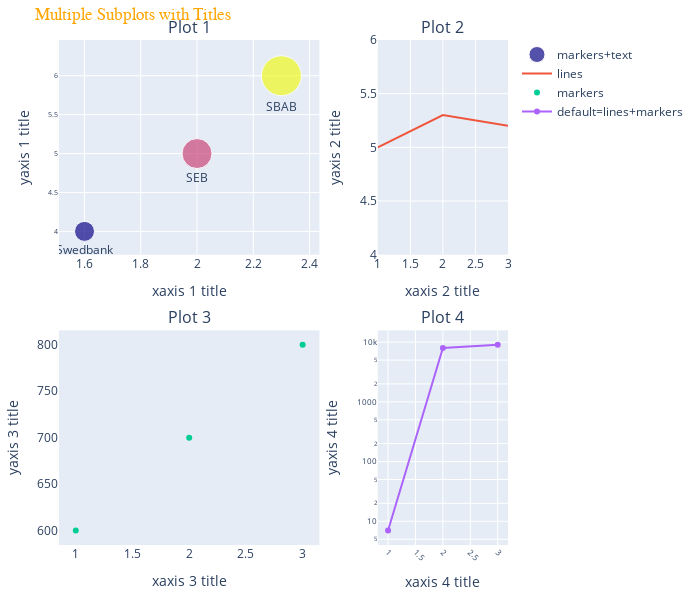

This figure's notebook cell:
### Markdown cell above
Pls see the official documentation for more details: \
Subplots, https://plotly.com/python-api-reference/plotly.subplots.html \
Graph Objects, https://plotly.com/python-api-reference/plotly.graph_objects.html \
Plotly Express, https://plotly.com/python-api-reference/plotly.express.html

### Code cell
from plotly.subplots import make_subplots
import plotly.graph_objects as go

import numpy as np

fig = make_subplots(
    rows=2, cols=2,
    #shared_xaxes=True,
    shared_yaxes = False,
    vertical_spacing=0.15,
    horizontal_spacing=0.13,
    column_widths=[0.6, 0.3], #specify the size of first and second column
    subplot_titles=("Plot 1", "Plot 2", "Plot 3", "Plot 4"))

fig.add_trace(go.Scatter(
        x=[1.6, 2, 2.3],
        y=[4, 5, 6],
        mode="markers+text",
        text=["Swedbank", "SEB", "SBAB"], #annotations
        textposition="bottom center",
        name="markers+text",
        marker=dict(size=[20, 30, 40],color=[0, 1, 2]) #change the size and color of marker
    ),row=1, col=1)

fig.add_trace(go.Scatter(x=[1, 2, 3], y=[5, 5.3, 5.2], 
                         mode="lines", 
                         name="lines",
                         marker=dict(line_width=5)
                         ), row=1, col=2)
fig.add_trace(go.Scatter(x=[1, 2, 3], y=[600, 700, 800], mode='markers', name="markers"), row=2, col=1)
fig.add_trace(go.Scatter(x=[1, 2, 3], y=[7, 8000, 9000], name="default=lines+markers"), row=2, col=2)

# Update xaxis properties
fig.update_xaxes(title_text="xaxis 1 title", row=1, col=1)
fig.update_xaxes(title_text="xaxis 2 title", row=1, col=2)
fig.update_xaxes(title_text="xaxis 3 title", 
                 showgrid=False # ta bort rutor vid behov
                 , row=2, col=1)
fig.update_xaxes(title_text="xaxis 4 title", 
                 tickfont_size=8, #ändra storlek på ticks
                 tickangle=45, # ändra vinkel på ticks
                 row=2, col=2)

# Update yaxis properties
fig.update_yaxes(title_text="yaxis 1 title", row=1, col=1)
fig.update_yaxes(title_text="yaxis 2 title", range=[4, 6], row=1, col=2)
fig.update_yaxes(title_text="yaxis 3 title", showgrid=False, row=2, col=1)
fig.update_yaxes(title_text="yaxis 4 title", 
                 tickfont_size=8, 
                 type="log", row=2, col=2)

fig.update_layout(height=600, width=700,
                  margin=dict(l=20, r=20, t=40, b=20),
                  title_text="Multiple Subplots with Titles",
                  #font_family="Verdana",
                  #font_color="blue",
                  title_font_family="Calibri",
                  title_font_color="orange",
                  legend_title_font_color="green",
                  yaxis = dict(tickfont = dict(size=7))
                  #showlegend=False
                  )

fig.show()
#fig.write_image("subplots_with_customized_details.png")

### Figure 1 — Plotly figure (JSON) as saved in the notebook; plotly's stock layout.template omitted (floating-point values rounded to 4 significant figures)
{"data": [{"marker": {"color": [0, 1, 2], "size": [20, 30, 40]}, "mode": "markers+text", "name": "markers+text", "text": ["Swedbank", "SEB", "SBAB"], "textposition": "bottom center", "type": "scatter", "x": [1.6, 2, 2.3], "xaxis": "x", "y": [4, 5, 6], "yaxis": "y"}, {"marker": {"line": {"width": 5}}, "mode": "lines", "name": "lines", "type": "scatter", "x": [1, 2, 3], "xaxis": "x2", "y": [5, 5.3, 5.2], "yaxis": "y2"}, {"mode": "markers", "name": "markers", "type": "scatter", "x": [1, 2, 3], "xaxis": "x3", "y": [600, 700, 800], "yaxis": "y3"}, {"name": "default=lines+markers", "type": "scatter", "x": [1, 2, 3], "xaxis": "x4", "y": [7, 8000, 9000], "yaxis": "y4"}], "layout": {"annotations": [{"font": {"size": 16}, "showarrow": false, "text": "Plot 1", "x": 0.29, "xanchor": "center", "xref": "paper", "y": 1, "yanchor": "bottom", "yref": "paper"}, {"font": {"size": 16}, "showarrow": false, "text": "Plot 2", "x": 0.855, "xanchor": "center", "xref": "paper", "y": 1, "yanchor": "bottom", "yref": "paper"}, {"font": {"size": 16}, "showarrow": false, "text": "Plot 3", "x": 0.29, "xanchor": "center", "xref": "paper", "y": 0.425, "yanchor": "bottom", "yref": "paper"}, {"font": {"size": 16}, "showarrow": false, "text": "Plot 4", "x": 0.855, "xanchor": "center", "xref": "paper", "y": 0.425, "yanchor": "bottom", "yref": "paper"}], "height": 600, "legend": {"title": {"font": {"color": "green"}}}, "margin": {"b": 20, "l": 20, "r": 20, "t": 40}, "title": {"font": {"color": "orange", "family": "Calibri"}, "text": "Multiple Subplots with Titles"}, "width": 700, "xaxis": {"anchor": "y", "domain": [0, 0.58], "title": {"text": "xaxis 1 title"}}, "xaxis2": {"anchor": "y2", "domain": [0.71, 1], "title": {"text": "xaxis 2 title"}}, "xaxis3": {"anchor": "y3", "domain": [0, 0.58], "showgrid": false, "title": {"text": "xaxis 3 title"}}, "xaxis4": {"anchor": "y4", "domain": [0.71, 1], "tickangle": 45, "tickfont": {"size": 8}, "title": {"text": "xaxis 4 title"}}, "yaxis": {"anchor": "x", "domain": [0.575, 1], "tickfont": {"size": 7}, "title": {"text": "yaxis 1 title"}}, "yaxis2": {"anchor": "x2", "domain": [0.575, 1], "range": [4, 6], "title": {"text": "yaxis 2 title"}}, "yaxis3": {"anchor": "x3", "domain": [0, 0.425], "showgrid": false, "title": {"text": "yaxis 3 title"}}, "yaxis4": {"anchor": "x4", "domain": [0, 0.425], "tickfont": {"size": 8}, "title": {"text": "yaxis 4 title"}, "type": "log"}}}
